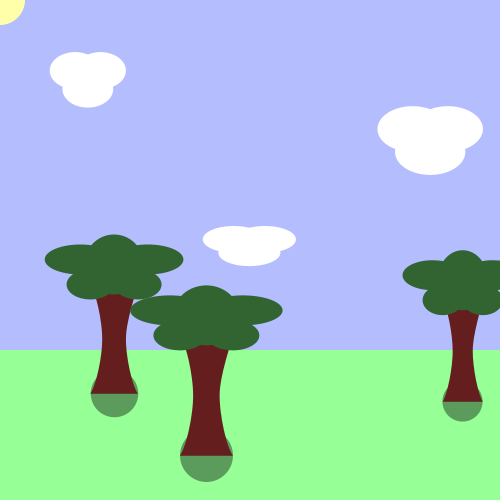
Frame 1 (no input)
Frame 60 (the mouse pressed at the canvas centre just before this capture): identical to frame 1, image omitted
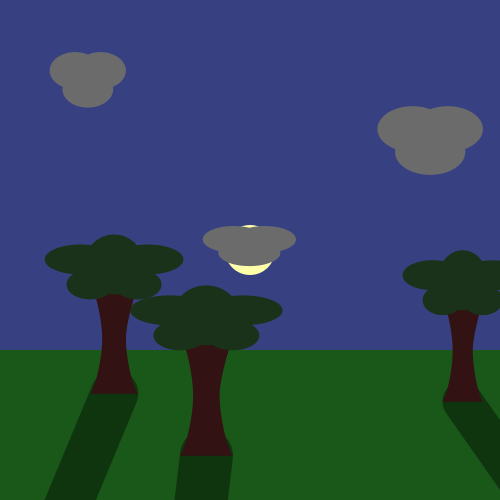
Frame 120 (the mouse held since frame 60 and released just before this capture)

The Processing sketch that drew these frames (run headless with seeded random() and noise(); from frame 60 on, the mouse is pressed at the canvas centre):

// Processing sketch: processing_72048
// ── processing_72048.pde

/*****************************************
 * Assignment 3
 * Name: Emma Sawin
 * E-mail: esawin@haverford.edu
 * Course:  CS 110 - Section 01
 * Submitted: 9/26/2012
 *
 * This is a sketch of several trees. There is 
 * a sun that can follows the mouse, and its 
 * position affects the light of the picture, the 
 * like of the trees, and the position of the 
 * shadows of the trees
 *
***********************************************/


void setup() {
 size(500,500);
 smooth();
 background(180, 190, 255);
 rectMode(CORNER);
 noStroke();
 fill(100, 200, 100);
 rect(0, 350, 500, 250);
}
 
//below are the randomly generated locations and sizes of trees and clouds
float tree1X = random(30, 160);
float tree2X = random(170, 310);
float tree3X = random(320, 470);

float tree1Y = random(370, 470);
float tree2Y = random(370, 470);
float tree3Y = random(370, 470);

float tree1Width = random(10, 40);
float tree2Width = random(10, 40);
float tree3Width = random(10, 40);

float tree1Height = random(100, 200);
float tree2Height = random(100, 200);
float tree3Height = random(100, 200);

float cloud1X = random(30, 160);
float cloud2X = random(170, 310);
float cloud3X = random(320, 470);

float cloud1Y = random(50, 250);
float cloud2Y = random(50, 250);
float cloud3Y = random(50, 250);

float cloud1Width = random(50, 100);
float cloud2Width = random(50, 100);
float cloud3Width = random(50, 100);

float cloud1Height = random(25, 50);
float cloud2Height = random(25, 50);
float cloud3Height = random(25, 50);

void draw(){
  //first draw the sky
  background(180 - mouseY / 2, 190 - mouseY / 2, 255 - mouseY / 2);
  rectMode(CORNER);
  noStroke();
  //draw a sun where the mouse is
  fill(255, 255, 170);
  ellipse(mouseX, mouseY, 50, 50);
  //draw the grass
  fill(150 - mouseY / 2, 255 - mouseY / 1.5, 150 - mouseY / 2);
  rect(0, 350, 500, 250);
  //call the two functions to draw three shadows and three trees and three clouds
  drawCloud(cloud1X, cloud1Y, cloud1Width, cloud1Height);
  drawCloud(cloud2X, cloud2Y, cloud2Width, cloud2Height);
  drawCloud(cloud3X, cloud3Y, cloud3Width, cloud3Height);
  
  drawShadow(tree1X, tree1Y, tree1Width, tree1Height);
  drawShadow(tree2X, tree2Y, tree2Width, tree2Height);
  drawShadow(tree3X, tree3Y, tree3Width, tree3Height);
  
  drawTree(tree1X, tree1Y, tree1Width, tree1Height);
  drawTree(tree2X, tree2Y, tree2Width, tree2Height);
  drawTree(tree3X, tree3Y, tree3Width, tree3Height);
}

/** Draws the shadow of a tree
 *
 * @param x the x-coordinate of the base of the tree.
 * @param y the y-coordinate of the base of the tree.
 * @param objectWidth the width of the tree.
 * @param objectHeight the height of the tree.
 * side effect: draws shadow of tree
 */ 
void drawShadow(float x, float y, float objectWidth, float objectHeight) {
  strokeWeight(2 * objectWidth);
  stroke(0, 0, 0, 100);
  line(x, y, x + (x - mouseX) * mouseY / 600, y + mouseY * (objectHeight / 200));
  noStroke();
}

/** Draws a tree
 *
 * @param x the x-coordinate of the base of the tree.
 * @param y the y-coordinate of the base of the tree. 
 * @param objectWidth the width of the tree.
 * @param objectHeight the height of the tree.
 * side effect: draws tree
 */ 
void drawTree(float x, float y, float objectWidth, float objectHeight) {
  //draw tree trunk
  fill(100 - mouseY / 5, 30 - mouseY / 20, 30 - mouseY / 20);
  beginShape();
  curveVertex(x - 2 * objectWidth, y);
  curveVertex(x - objectWidth, y);
  curveVertex(x - objectWidth / 2, y - objectHeight / 2);
  curveVertex(x - objectWidth, y - objectHeight);
  curveVertex(x - 2 * objectWidth, y - objectHeight);
  vertex(x + objectWidth, y - objectHeight);
  curveVertex(x + objectWidth, y - objectHeight);
  curveVertex(x + objectWidth, y - objectHeight); 
  curveVertex(x + objectWidth / 2, y - objectHeight / 2);
  curveVertex(x + objectWidth, y);
  curveVertex(x + 2 * objectWidth, y);
  endShape();
  //draw leaves, leaves light up when mouse is over them
  if (mouseX < (x + 2 * objectWidth) & mouseX > (x - 2 * objectWidth) & mouseY < (y - objectHeight) & mouseY > (y - objectHeight - 60)){
    fill(50 - mouseY / 10 + 40, 100 - mouseY / 5 + 40, 50 - mouseY / 10);
  }
  else{
    fill(50 - mouseY / 10, 100 - mouseY / 5, 50 - mouseY / 10);
  }
  ellipse(x - objectWidth, y - objectHeight, 2 * objectWidth, 30);
  ellipse(x + objectWidth, y - objectHeight, 2 * objectWidth, 30);
  ellipse(x - objectWidth - 10, y - objectHeight - 25, 3 * objectWidth, 30);
  ellipse(x + objectWidth + 10, y - objectHeight - 25, 3 * objectWidth, 30);
  ellipse(x, y-objectHeight-20, 2.5 * objectWidth, 60);
}

/** Draws a cloud
 *
 * @param x the x-coordinate of the cloud.
 * @param y the y-coordinate of the cloud.  
 * @param objectWidth the width of the cloud.
 * @param objectHeight the height of the cloud.
 * side effect: draws cloud
 */ 
void drawCloud(float x, float y, float objectWidth, float objectHeight){
  fill(255 - mouseY / 1.7);
  ellipse(x, y, objectWidth, objectHeight);
  ellipse(x + .5 * objectWidth, y, objectWidth, objectHeight);
  ellipse(x + .25* objectWidth, y + .5 * objectHeight, objectWidth, objectHeight);
}
